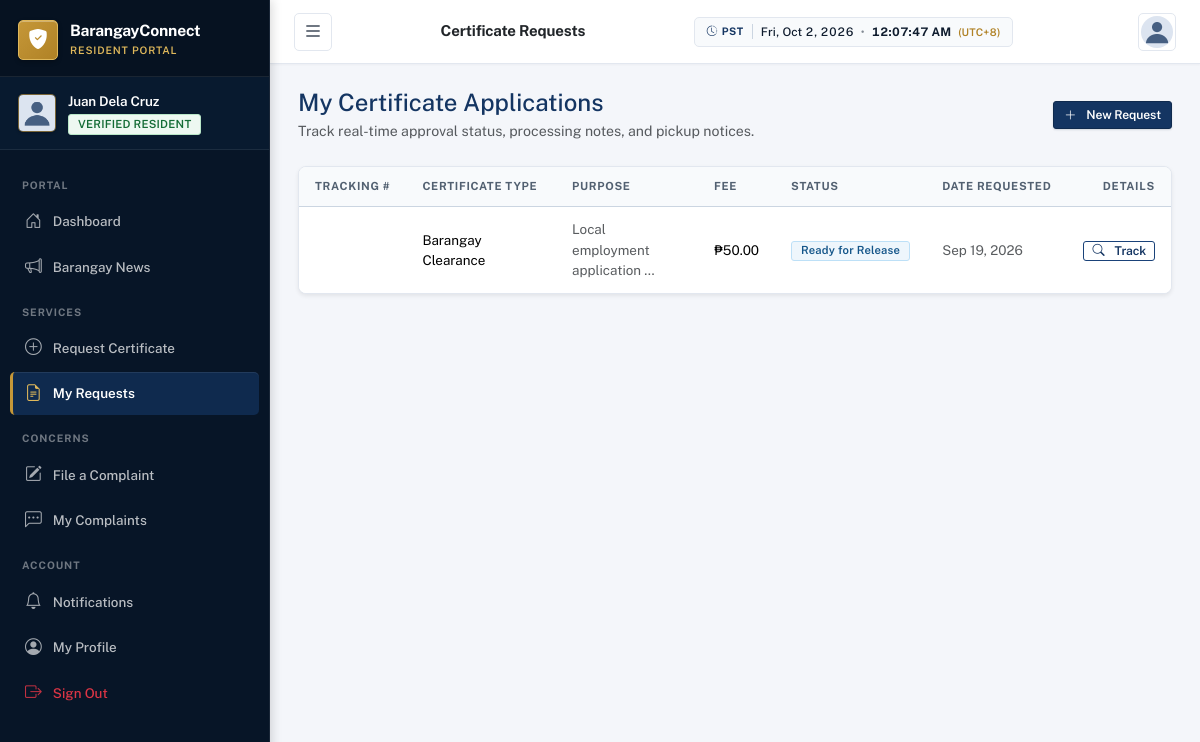
The app's page /certificates/ (signed in) with its own data.
### accounts/models.py (models this page shows, shortened)
class CustomUser(AbstractUser):
    ROLE_CHOICES = [
        ('admin', 'Administrator'),
        ('resident', 'Resident'),
    ]
    GENDER_CHOICES = [
        ('male', 'Male'),
        ('female', 'Female'),
        ('other', 'Other'),
    ]
    CIVIL_STATUS_CHOICES = [
        ('single', 'Single'),
        ('married', 'Married'),
        ('widowed', 'Widowed'),
        ('separated', 'Separated'),
        ('divorced', 'Divorced'),
    ]
    ACCOUNT_STATUS_CHOICES = [
        ('pending', 'Pending'),
        ('active', 'Active'),
        ('inactive', 'Inactive'),
        ('rejected', 'Rejected'),
    ]
    role = models.CharField(max_length=10, choices=ROLE_CHOICES, default='resident')
    account_status = models.CharField(max_length=10, choices=ACCOUNT_STATUS_CHOICES, default='pending')
    profile_picture = models.ImageField(upload_to='profile_pictures/', null=True, blank=True)
    phone = models.CharField(max_length=20, blank=True)
    date_of_birth = models.DateField(null=True, blank=True)
    gender = models.CharField(max_length=10, choices=GENDER_CHOICES, blank=True)
    civil_status = models.CharField(max_length=15, choices=CIVIL_STATUS_CHOICES, blank=True)
    address = models.TextField(blank=True)
    barangay = models.CharField(max_length=100, blank=True, default='Barangay San Jose')
    valid_id = models.FileField(upload_to='valid_ids/', null=True, blank=True)
    created_at = models.DateTimeField(auto_now_add=True)
    updated_at = models.DateTimeField(auto_now=True)
    @property
    def profile_picture_url(self):
        if self.profile_picture:
            return self.profile_picture.url
        return '/static/images/default_avatar.png'

### certificates/models.py (models this page shows, shortened)
class CertificateRequest(models.Model):
    STATUS_CHOICES = [
        ('pending', 'Pending'),
        ('under_review', 'Under Review'),
        ('approved', 'Approved'),
        ('ready', 'Ready for Release'),
        ('completed', 'Completed'),
        ('rejected', 'Rejected'),
    ]
    resident = models.ForeignKey(settings.AUTH_USER_MODEL, on_delete=models.CASCADE, related_name='certificate_requests')
    certificate_type = models.ForeignKey(CertificateType, on_delete=models.PROTECT)
    purpose = models.CharField(max_length=255)
    copies = models.PositiveIntegerField(default=1)
    additional_info = models.TextField(blank=True)
    preferred_release_date = models.DateField(null=True, blank=True)
    supporting_document = models.FileField(upload_to='certificate_docs/', null=True, blank=True)
    status = models.CharField(max_length=15, choices=STATUS_CHOICES, default='pending')
    remarks = models.TextField(blank=True, help_text='Admin remarks')
    approved_document = models.FileField(upload_to='approved_certs/', null=True, blank=True)
    processed_by = models.ForeignKey(
        settings.AUTH_USER_MODEL, on_delete=models.SET_NULL, null=True, blank=True, related_name='processed_certificates'
    )
    created_at = models.DateTimeField(auto_now_add=True)
    updated_at = models.DateTimeField(auto_now=True)
    class Meta:
        ordering = ['-created_at']

class CertificateType(models.Model):
    name = models.CharField(max_length=150)
    description = models.TextField(blank=True)
    requirements = models.TextField(blank=True, help_text='List of required documents')
    fee = models.DecimalField(max_digits=8, decimal_places=2, default=0)
    processing_days = models.PositiveIntegerField(default=3)
    is_active = models.BooleanField(default=True)
    created_at = models.DateTimeField(auto_now_add=True)
    class Meta:
        ordering = ['name']

### certificates/views.py (the view)
# urls.py: path('', views.resident_request_list, name='resident_list'),
@login_required
def resident_request_list(request):
    requests = CertificateRequest.objects.filter(resident=request.user).order_by('-created_at')
    return render(request, 'certificates/resident/list.html', {'requests': requests})

### notifications/context_processors.py (called while the page is built)
def notifications_processor(request):
    if request.user.is_authenticated:
        unread_count = Notification.objects.filter(recipient=request.user, is_read=False).count()
        recent_notifications = Notification.objects.filter(recipient=request.user).order_by('-created_at')[:5]
        return {
            'unread_notifications_count': unread_count,
            'recent_notifications': recent_notifications,
        }
    return {'unread_notifications_count': 0, 'recent_notifications': []}

### templates/certificates/resident/list.html (shortened to what this page needs)
<!DOCTYPE html>
<html lang="en">
<head>
    {% load static %}
    <link href="https://cdn.jsdelivr.net/npm/bootstrap@5.3.2/dist/css/bootstrap.min.css" rel="stylesheet">
    <link href="https://cdn.jsdelivr.net/npm/bootstrap-icons@1.11.3/font/bootstrap-icons.min.css" rel="stylesheet">
    <link href="{% static 'css/style.css' %}" rel="stylesheet">
</head>
<body>
    <div class="toast-container position-fixed top-0 end-0 p-3" style="z-index: 1100;">
    </div>
    <nav id="sidebar" class="sidebar">
        <div class="sidebar-header">
            <div class="brand-logo">
                <div class="logo-icon"><i class="bi bi-shield-fill-check"></i></div>
                <div class="brand-text">
                    <span class="brand-name">BarangayConnect</span>
                    <span class="brand-sub">Resident Portal</span>
                </div>
            </div>
        </div>
        <div class="sidebar-user">
            <img src="{{ user.profile_picture_url }}" alt="Profile" class="sidebar-avatar">
            <div class="sidebar-user-info">
                <span class="sidebar-user-name">{{ user.get_full_name|default:user.username }}</span>
                <span class="sidebar-user-role badge badge-resident">Verified Resident</span>
            </div>
        </div>
        <div class="sidebar-nav">
            <div class="nav-section-label">Portal</div>
            <a href="{% url 'dashboard:resident_dashboard' %}" class="nav-link"><i class="bi bi-house-door"></i><span>Dashboard</span></a>
            <a href="{% url 'announcements:list' %}" class="nav-link"><i class="bi bi-megaphone"></i><span>Barangay News</span></a>
            <div class="nav-section-label">Services</div>
            <a href="{% url 'certificates:resident_create' %}" class="nav-link"><i class="bi bi-plus-circle"></i><span>Request Certificate</span></a>
            <a href="{% url 'certificates:resident_list' %}" class="nav-link active"><i class="bi bi-file-earmark-text"></i><span>My Requests</span></a>
            <div class="nav-section-label">Concerns</div>
            <a href="{% url 'complaints:resident_create' %}" class="nav-link"><i class="bi bi-pencil-square"></i><span>File a Complaint</span></a>
            <a href="{% url 'complaints:resident_list' %}" class="nav-link"><i class="bi bi-chat-left-dots"></i><span>My Complaints</span></a>
            <div class="nav-section-label">Account</div>
            <a href="{% url 'notifications:list' %}" class="nav-link"><i class="bi bi-bell"></i><span>Notifications</span></a>
            <a href="{% url 'accounts:profile' %}" class="nav-link"><i class="bi bi-person-circle"></i><span>My Profile</span></a>
            <a href="{% url 'accounts:logout' %}" class="nav-link text-danger"><i class="bi bi-box-arrow-right"></i><span>Sign Out</span></a>
        </div>
    </nav>
    <header class="topbar">
        <button class="btn btn-icon sidebar-toggle" id="sidebarToggle"><i class="bi bi-list fs-5"></i></button>
        <div class="topbar-title"><h6 class="mb-0 fw-600 text-dark">Certificate Requests</h6></div>
        <div class="topbar-actions">
            <div class="dropdown">
                <button class="btn btn-icon" data-bs-toggle="dropdown"><img src="{{ user.profile_picture_url }}" class="rounded-circle" style="width: 32px; height: 32px; object-fit: cover;"></button>
            </div>
        </div>
    </header>
    <main class="main-content">
        <div class="d-flex justify-content-between align-items-center mb-4">
            <div>
                <h4 class="fw-700 mb-1" style="color: var(--primary);">My Certificate Applications</h4>
                <p class="text-muted fs-sm mb-0">Track real-time approval status, processing notes, and pickup notices.</p>
            </div>
            <div>
                <a href="{% url 'certificates:resident_create' %}" class="btn btn-primary btn-sm">
                    <i class="bi bi-plus-lg me-1"></i>New Request
                </a>
            </div>
        </div>
        <div class="card border-0 shadow-sm rounded-3 overflow-hidden">
            <div class="table-responsive">
                <table class="table table-hover align-middle mb-0">
                    <thead class="table-light fs-xs text-muted text-uppercase">
                        <tr>
                            <th>Tracking #</th>
                            <th>Certificate Type</th>
                            <th>Purpose</th>
                            <th>Fee</th>
                            <th>Status</th>
                            <th>Date Requested</th>
                            <th class="text-end">Details</th>
                        </tr>
                    </thead>
                    <tbody class="fs-sm">
                        {% for r in requests %}
                        <tr>
                            <td class="fw-600 text-primary">{{ r.tracking_number }}</td>
                            <td class="fw-500">{{ r.certificate_type.name }}</td>
                            <td class="text-muted">{{ r.purpose|truncatechars:30 }}</td>
                            <td>₱{{ r.certificate_type.fee }}</td>
                            <td>
                                <span class="badge bg-{% if r.status == 'pending' %}warning text-dark{% elif r.status == 'approved' %}info text-dark{% elif r.status == 'ready' %}primary{% elif r.status == 'completed' %}success{% else %}danger{% endif %}">
                                    {{ r.get_status_display }}
                                </span>
                            </td>
                            <td class="text-muted fs-xs">{{ r.created_at|date:"M d, Y" }}</td>
                            <td class="text-end">
                                <a href="{% url 'certificates:resident_detail' r.pk %}" class="btn btn-sm btn-outline-primary py-0 px-2 fs-xs">
                                    <i class="bi bi-search me-1"></i>Track
                                </a>
                            </td>
                        </tr>
                        {% endfor %}
                    </tbody>
                </table>
            </div>
        </div>
    </main>
</body>
</html>

### records on screen
CustomUser: get_full_name "Juan Dela Cruz"
CertificateRequest: certificate_type.name "Barangay Clearance", purpose "Local employment application …", certificate_type.fee "50.00", status "Ready for Release", created_at "Sep 19, 2026"
